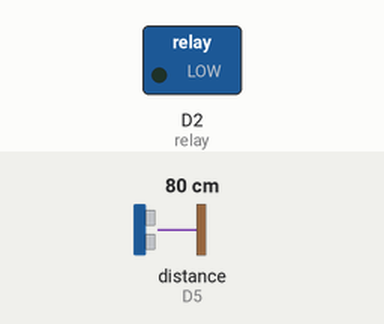
This sketch was run on a simulated ESP8266 (NodeMCU). On the bench: switched loads named in the sketch (green lamp = pin HIGH). Wiring (inferred from the names in the program): ultrasonic range finder: trigger D6; echo D5. Inputs (shaded band) come from the test bench; at power-on: distance to the obstacle (sensor on D5) 80 cm. The echo pulse lasts 58.3 µs per cm; WiFi joins after 1.5 s; servers stay silent unless stated; uploads are accepted with an empty reply; the local clock reads 2024-03-15 10:24:30 at power-on unless the sketch sets it; pins used as bus, display or sensor lines are not drawn; what the sketch prints to the serial monitor is not drawn.

Above: at 2.7 s.
2.8 s: distance to the obstacle (sensor on D5) set to 6 cm
6.1 s: distance to the obstacle (sensor on D5) set to 3 cm
At 8.5 s:
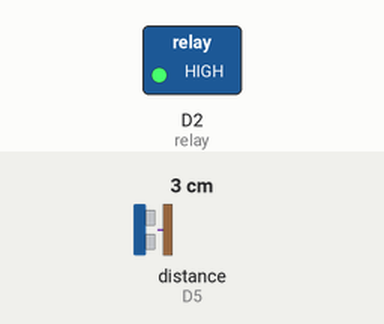
8.8 s: distance to the obstacle (sensor on D5) set to 9 cm
At 11.1 s:
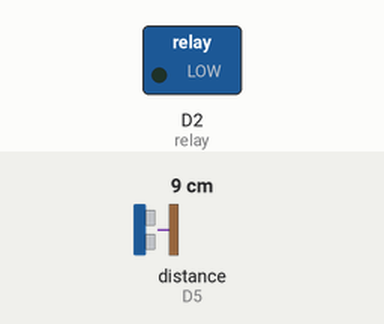
11.8 s: distance to the obstacle (sensor on D5) set to 2 cm
At 15.2 s:
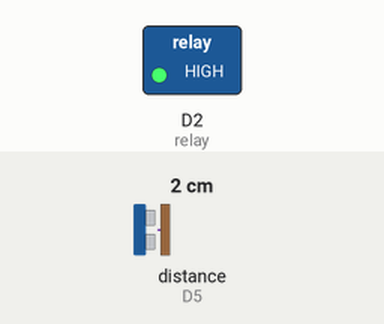
Timing chart, 0 to 16.4 s (numbered marks = the images above; inputs shaded):
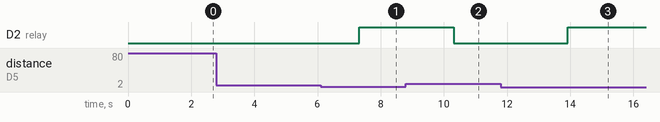

Measured:
- the behaviour switches between 5 and 4 cm on distance to the obstacle (sensor on D5) (found by bisection; images 0 and 1)
- after the input at 2.8 s, every drawn part: stays the same
- after the input at 6.1 s, D2 (relay): LOW → HIGH after 1.2 s
- after the input at 8.8 s, D2 (relay): HIGH → LOW after 1.5 s
- after the input at 11.8 s, D2 (relay): LOW → HIGH after 2.1 s

The sketch:

sewage.ino
```cpp
#include <ESP8266WiFi.h>
#include <WiFiClientSecure.h>
#include <UniversalTelegramBot.h>
#include <ArduinoJson.h>
#include <ESP8266HTTPClient.h>

#define full 4
#define threefourth 3
#define empty 8

#define WIFI_SSID "chandu"
#define WIFI_PASSWORD "1234567890"

#define ownertoken "5916948590:AAGK4Jy5Impfsd3Yg9msaPQrrtsFsVcioFc"
#define municipalid "5063432443"

int trig=D6;
int echo=D5;
int relay=D2;

String muncipalmsg="Alert from Sewege Lines located at Lt: 15.7863, Lg: 76.6935, it is going to be overflow";

X509List cert(TELEGRAM_CERTIFICATE_ROOT);
WiFiClientSecure secured_client;
UniversalTelegramBot bot(ownertoken, secured_client);

String serverName = "https://makeskilled.com/projects/exterminators/driver/sewage.php";


void setup() {
  pinMode(trig,OUTPUT);
  pinMode(echo,INPUT);
  pinMode(relay,OUTPUT);
  Serial.begin(9600);
  secured_client.setTrustAnchors(&cert);
  configTime(0,0,"pool.ntp.org");
  Serial.print("Connecting to Wifi SSID ");
  Serial.print(WIFI_SSID);
  WiFi.begin(WIFI_SSID, WIFI_PASSWORD);
  while (WiFi.status() != WL_CONNECTED)
  {
    Serial.print(".");
    delay(500);
  }
  Serial.print("\nWiFi connected. IP address: ");
  Serial.println(WiFi.localIP());
}

void loop() {
  digitalWrite(trig,0);
  delayMicroseconds(2);

  digitalWrite(trig,1);
  delayMicroseconds(10);
  digitalWrite(trig,0);

  float duration=pulseIn(echo,1);
  float distance=(duration/2)*0.034;
  Serial.print("Distance: ");
  Serial.print(distance);
  Serial.println(" cm");
  delay(1000);
  if(distance<full) {
    digitalWrite(relay,1);
    Serial.println("Leakage Detected");
    bot.sendMessage(municipalid,muncipalmsg,"Markdown");
  } else {
    digitalWrite(relay,0);
  }
   while(1) {
      int stat=upload_sensory_feed("15.7863","76.6935",String(distance));
      if(stat==1) {
        break;
      }
      delay(100);
   }
}

int upload_sensory_feed(String a, String g, String st) {

  if(WiFi.status()== WL_CONNECTED){
      HTTPClient http;
      WiFiClientSecure client;
      client.setInsecure(); // this is the magical line that makes everything work


      String serverPath = serverName +"?latitude=" + String(a) + "&longitude=" + String(g) + "&status=" +String(st);

      http.begin(client,serverPath.c_str());

      int httpResponseCode = http.GET();

      if (httpResponseCode>0) {
        Serial.print("HTTP Response code: ");
        Serial.println(httpResponseCode);
        String payload = http.getString();
        Serial.println(payload);
        return(1);
      }
      else {
        Serial.print("Error code: ");
        Serial.println(httpResponseCode);
        return(0);
      }
      http.end();
    }
    else {
      Serial.println("WiFi Disconnected");
      return(0);
    }
}
```
